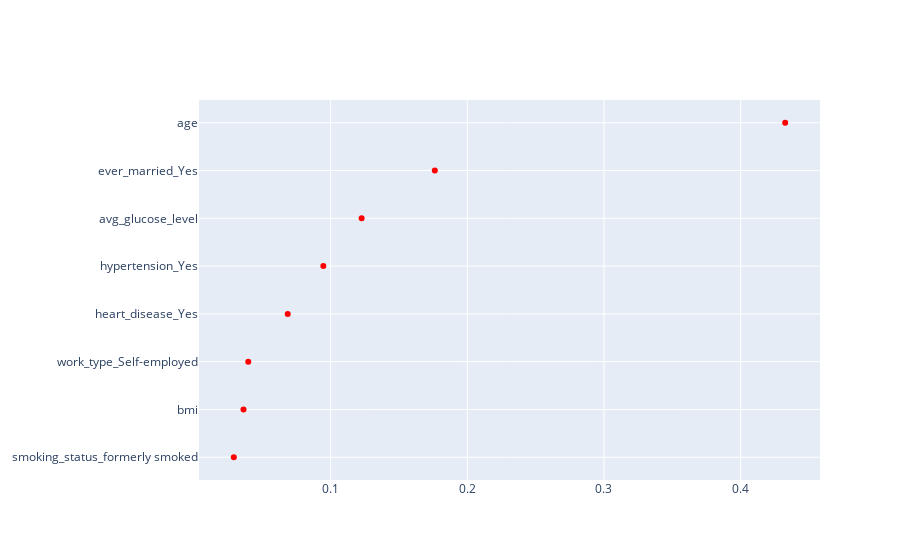

This figure's notebook cell:
### Markdown cell above
- Impurity-based importance

### Code cell
fig = go.Figure()
idxes = np.argsort(xgb_model.feature_importances_)
idxes = idxes[xgb_model.feature_importances_[idxes] > 0]

fig.add_trace(go.Scatter(
    y=test_X_one.columns[idxes],
    x=xgb_model.feature_importances_[idxes],
    mode="markers",
    marker=dict(color="red"),
))
fig

### Figure 1 — Plotly figure (JSON) as saved in the notebook; plotly's stock layout.template omitted (floating-point values rounded to 4 significant figures)
{"data": [{"marker": {"color": "red"}, "mode": "markers", "type": "scatter", "x": [0.02918, 0.03628, 0.03976, 0.06862, 0.09468, 0.1227, 0.1762, 0.4326], "y": ["smoking_status_formerly smoked", "bmi", "work_type_Self-employed", "heart_disease_Yes", "hypertension_Yes", "avg_glucose_level", "ever_married_Yes", "age"]}], "layout": {}}
